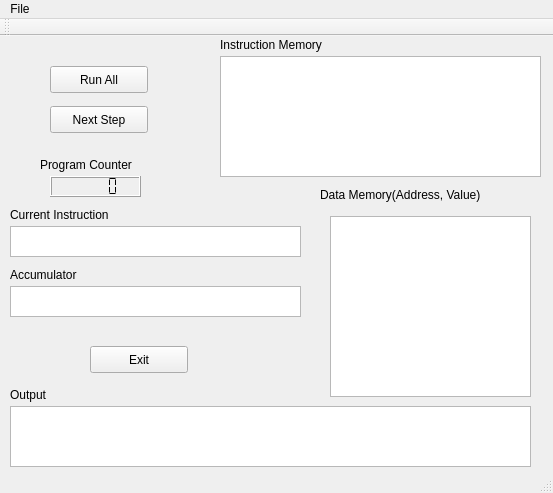
<?xml version="1.0" encoding="UTF-8"?>
<ui version="4.0">
 <class>MainWindow</class>
 <widget class="QMainWindow" name="MainWindow">
  <property name="geometry">
   <rect>
    <x>0</x>
    <y>0</y>
    <width>553</width>
    <height>493</height>
   </rect>
  </property>
  <property name="windowTitle">
   <string>MainWindow</string>
  </property>
  <widget class="QWidget" name="centralWidget">
   <widget class="QLabel" name="label">
    <property name="geometry">
     <rect>
      <x>220</x>
      <y>0</y>
      <width>141</width>
      <height>17</height>
     </rect>
    </property>
    <property name="text">
     <string>Instruction Memory</string>
    </property>
   </widget>
   <widget class="QLabel" name="label_2">
    <property name="geometry">
     <rect>
      <x>320</x>
      <y>150</y>
      <width>201</width>
      <height>17</height>
     </rect>
    </property>
    <property name="text">
     <string>Data Memory(Address, Value)</string>
    </property>
   </widget>
   <widget class="QLabel" name="label_3">
    <property name="geometry">
     <rect>
      <x>10</x>
      <y>350</y>
      <width>91</width>
      <height>17</height>
     </rect>
    </property>
    <property name="text">
     <string>Output</string>
    </property>
   </widget>
   <widget class="QPushButton" name="pushButton">
    <property name="geometry">
     <rect>
      <x>50</x>
      <y>30</y>
      <width>98</width>
      <height>27</height>
     </rect>
    </property>
    <property name="text">
     <string>Run All</string>
    </property>
   </widget>
   <widget class="QPushButton" name="pushButton_2">
    <property name="geometry">
     <rect>
      <x>50</x>
      <y>70</y>
      <width>98</width>
      <height>27</height>
     </rect>
    </property>
    <property name="text">
     <string>Next Step</string>
    </property>
   </widget>
   <widget class="QLCDNumber" name="lcdNumber">
    <property name="geometry">
     <rect>
      <x>50</x>
      <y>140</y>
      <width>91</width>
      <height>21</height>
     </rect>
    </property>
    <property name="segmentStyle">
     <enum>QLCDNumber::Flat</enum>
    </property>
   </widget>
   <widget class="QLabel" name="label_4">
    <property name="geometry">
     <rect>
      <x>40</x>
      <y>120</y>
      <width>121</width>
      <height>17</height>
     </rect>
    </property>
    <property name="text">
     <string>Program Counter</string>
    </property>
   </widget>
   <widget class="QTextBrowser" name="textBrowser">
    <property name="geometry">
     <rect>
      <x>220</x>
      <y>20</y>
      <width>321</width>
      <height>121</height>
     </rect>
    </property>
   </widget>
   <widget class="QTextBrowser" name="textBrowser_3">
    <property name="geometry">
     <rect>
      <x>330</x>
      <y>180</y>
      <width>201</width>
      <height>181</height>
     </rect>
    </property>
   </widget>
   <widget class="QLabel" name="label_5">
    <property name="geometry">
     <rect>
      <x>10</x>
      <y>170</y>
      <width>131</width>
      <height>17</height>
     </rect>
    </property>
    <property name="text">
     <string>Current Instruction</string>
    </property>
   </widget>
   <widget class="QTextBrowser" name="textBrowser_2">
    <property name="geometry">
     <rect>
      <x>10</x>
      <y>190</y>
      <width>291</width>
      <height>31</height>
     </rect>
    </property>
   </widget>
   <widget class="QLabel" name="label_6">
    <property name="geometry">
     <rect>
      <x>10</x>
      <y>230</y>
      <width>91</width>
      <height>17</height>
     </rect>
    </property>
    <property name="text">
     <string>Accumulator</string>
    </property>
   </widget>
   <widget class="QTextBrowser" name="textBrowser_4">
    <property name="geometry">
     <rect>
      <x>10</x>
      <y>250</y>
      <width>291</width>
      <height>31</height>
     </rect>
    </property>
   </widget>
   <widget class="QPushButton" name="pushButton_3">
    <property name="geometry">
     <rect>
      <x>90</x>
      <y>310</y>
      <width>98</width>
      <height>27</height>
     </rect>
    </property>
    <property name="text">
     <string>Exit</string>
    </property>
   </widget>
   <widget class="QTextBrowser" name="textBrowser_5">
    <property name="geometry">
     <rect>
      <x>10</x>
      <y>370</y>
      <width>521</width>
      <height>61</height>
     </rect>
    </property>
   </widget>
  </widget>
  <widget class="QMenuBar" name="menuBar">
   <property name="geometry">
    <rect>
     <x>0</x>
     <y>0</y>
     <width>553</width>
     <height>25</height>
    </rect>
   </property>
   <widget class="QMenu" name="menuFile">
    <property name="title">
     <string>File</string>
    </property>
    <addaction name="actionLoad"/>
   </widget>
   <addaction name="menuFile"/>
  </widget>
  <widget class="QToolBar" name="mainToolBar">
   <attribute name="toolBarArea">
    <enum>TopToolBarArea</enum>
   </attribute>
   <attribute name="toolBarBreak">
    <bool>false</bool>
   </attribute>
  </widget>
  <widget class="QStatusBar" name="statusBar"/>
  <action name="actionLoad">
   <property name="text">
    <string>Load...</string>
   </property>
  </action>
 </widget>
 <layoutdefault spacing="6" margin="11"/>
 <resources/>
 <connections>
  <connection>
   <sender>pushButton_3</sender>
   <signal>pressed()</signal>
   <receiver>MainWindow</receiver>
   <slot>close()</slot>
   <hints>
    <hint type="sourcelabel">
     <x>148</x>
     <y>371</y>
    </hint>
    <hint type="destinationlabel">
     <x>212</x>
     <y>239</y>
    </hint>
   </hints>
  </connection>
 </connections>
</ui>
